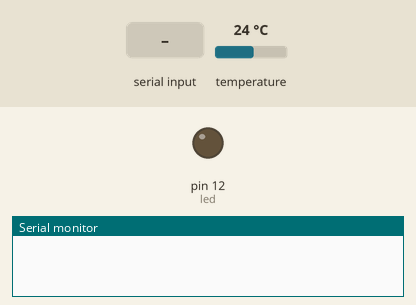
Recording of a sketch running on a simulated Arduino Uno, built with avr-gcc and run on an emulated ATmega328P. Parts: output pins drawn as LEDs (lit = HIGH), the last lines printed to the serial monitor. Inputs (shaded band) come from the test bench; at power-on: temperature 24 °C. Random numbers use the default seed unless the sketch sets one.

Above: at 1.2 s.
1.3 s: "s" received over the second serial link
At 3.2 s:
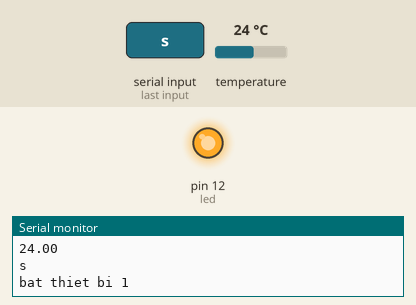
4.3 s: "a" received over the second serial link
At 5.6 s:
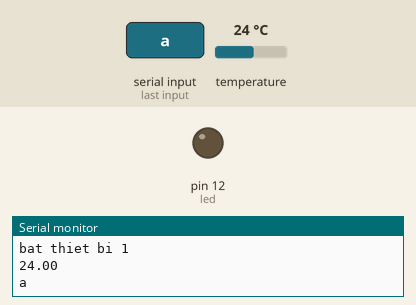
Timing chart, 0 to 7.3 s (numbered marks = the images above; inputs shaded):
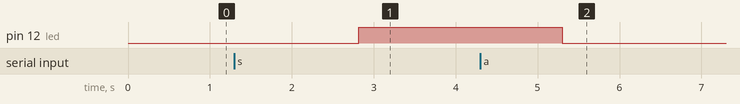

Measured:
- after the input at 1.3 s, pin 12 (led): LOW → HIGH after 1.5 s
- after the input at 4.3 s, pin 12 (led): HIGH → LOW after 1.0 s

The sketch:

uno.ino
```cpp
#include <SoftwareSerial.h>
#include <ArduinoJson.h>
#include <DS18B20.h>
SoftwareSerial s(6, 5);
DS18B20 ds(8);
long last = 0;
 int led = 12;
 StaticJsonBuffer<1000> jsonBuffer;
JsonObject &root = jsonBuffer.createObject();
 void senduart()
{
  float t2 = ds.getTempC();
  root["sensor"] = "gps";
  String a = String(random(1, 100));
  root["time"] = a;
  root["ND:"] = t2;
  root.printTo(s);
  Serial.println(t2);
  float x = 1.23;
  float k = 234;
  s.println(x);
  s.println(k);
  s.println("s");

  s.println("N" + String(a) + "D");
}
void setup()
{
  Serial.begin(115200);
  s.begin(9600);
  last = millis();
  pinMode(led,OUTPUT);
}
// cai nay phai co


void loop()
{
  // put your main code here, to run repeatedly:
  // tao bien json
if(millis()-last>=1000){
  senduart();
  last=millis();
}
  String test = s.readString();
    Serial.println(test);
   if(test.indexOf("s")>=0){
 Serial.println("bat thiet bi 1");
 digitalWrite(led,HIGH);
 }
 if(test.indexOf("a")>=0){
 digitalWrite(led,LOW);
 }


}
```
